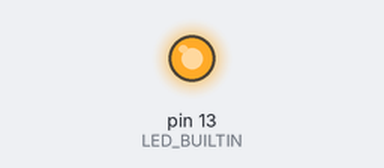
Bench run of a sketch on a simulated Arduino Uno, built with avr-gcc and run on an emulated ATmega328P. On the bench: output pins drawn as LEDs (lit = HIGH).

Above: at 1.3 s.
At 5.1 s:
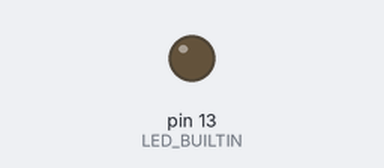
Timing chart, 0 to 6.4 s (numbered marks = the images above):
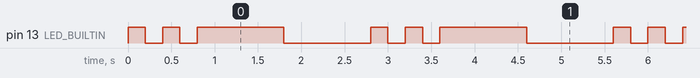

The sketch:

Blink.ino
```cpp
void setup() {
  // put your setup code here, to run once:
  pinMode(LED_BUILTIN, OUTPUT);
}

void blink(int totalTime) {
    digitalWrite(LED_BUILTIN, HIGH);
    delay(totalTime);
    digitalWrite(LED_BUILTIN, LOW);
    delay(totalTime);
}

void loop() {
  // put your main code here, to run repeatedly:
  for (int i = 0; i < 2; i++) {
    blink(200);
  }

  blink(1000);
}
```

Measured:
- by itself, pin 13 (LED_BUILTIN): repeats every 2.8 s: LOW 0.20 s, HIGH 0.20 s, LOW 0.20 s, HIGH 1.0 s, LOW 1.0 s, HIGH 0.20 s
- by itself, everything shown: repeats every 2.8 s, in 6 steps
